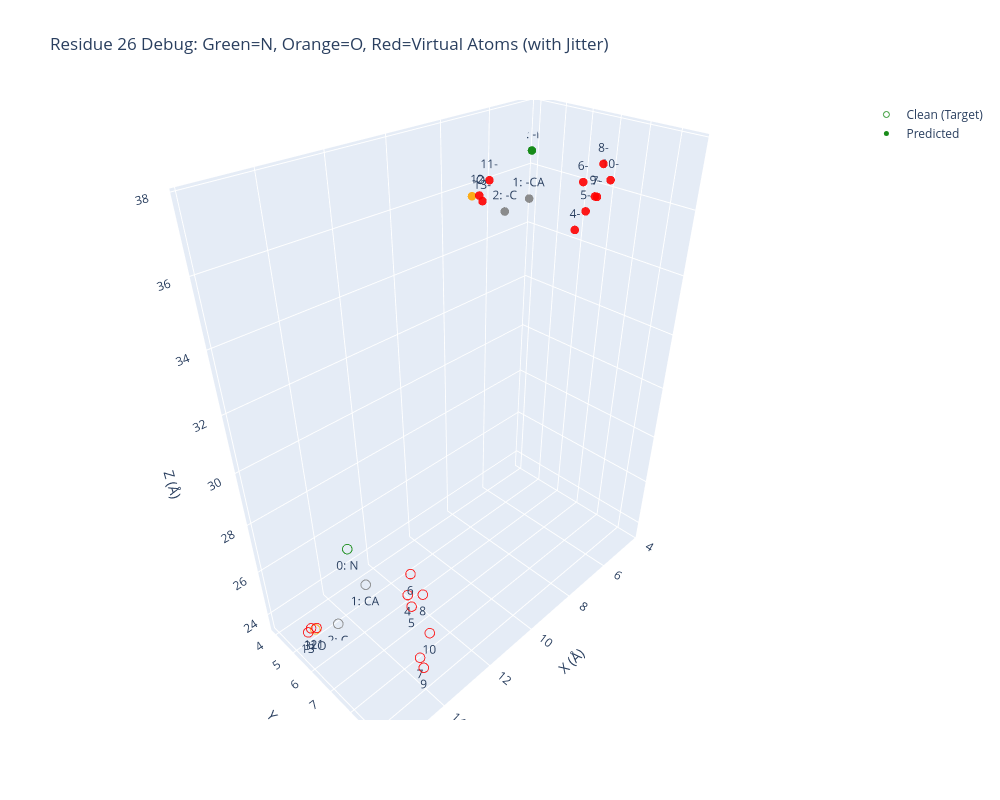

The notebook cell saved with this chart:
### Code cell
import torch
import numpy as np
import plotly.graph_objects as go

# 【新增函数：计算并打印虚拟原子到 N 和 O 的距离】
def print_virtual_atom_distances(coords_noisy: torch.Tensor, res_idx: int):
    """计算预测结构中虚拟原子(4-13)到 N(0) 和 O(3) 的欧氏距离(埃)"""
    # 获取特定残基的坐标 (注意：这里直接计算原始预测坐标，不加 jitter)
    atoms = coords_noisy[res_idx].cpu().numpy()
    
    n_coord = atoms[0]
    o_coord = atoms[3]
    
    print(f"\n=== 残基 {res_idx} 预测结构(Noisy) 虚拟原子距离分析 ===")
    print(f"{'Atom':<8} | {'Dist to N (Å)':<15} | {'Dist to O (Å)':<15}")
    print("-" * 42)
    
    for i in range(4, 14):
        v_coord = atoms[i]
        dist_to_n = np.linalg.norm(v_coord - n_coord)
        dist_to_o = np.linalg.norm(v_coord - o_coord)
        print(f"Atom {i:<3} | {dist_to_n:<15.4f} | {dist_to_o:<15.4f}")
    print("==========================================\n")


def interactive_visualize(
    coords_clean: torch.Tensor,
    coords_noisy: torch.Tensor,
    res_idx: int = 0,  
    output_html: str = None
):
    """Plotly 交互式 3D 图，用于调试 atom14 表示法中虚拟原子的空间分布"""
    
    # 提取坐标时加上 .copy()，避免原地修改影响外部数据
    clean_atoms = coords_clean[res_idx].cpu().numpy().copy()
    noisy_atoms = coords_noisy[res_idx].cpu().numpy().copy()
    
    # 【新增：添加虚伪的微小扰动】
    # 给虚拟原子（索引 4~13）加上正态分布的随机位移，以便在 3D 图中散开
    jitter_scale = 0.1  # 扰动大小 (Å)，如果还是看不清可以稍微调大
    clean_atoms[4:14] += np.random.normal(scale=jitter_scale, size=(10, 3))
    noisy_atoms[4:14] += np.random.normal(scale=jitter_scale, size=(10, 3))
    
    # 为14个原子生成悬停标签，方便你在网页上确认是哪个原子
    atom_labels = []
    for i in range(14):
        if i == 0: atom_labels.append("0: N")
        elif i == 1: atom_labels.append("1: CA")
        elif i == 2: atom_labels.append("2: C")
        elif i == 3: atom_labels.append("3: O")
        else: atom_labels.append(f"{i}")
        # else: atom_labels.append(f"{i}: Virtual/Side")

    
    atom_labels2 = []
    for i in range(14):
        if i == 0: atom_labels2.append("0: -N")
        elif i == 1: atom_labels2.append("1: -CA")
        elif i == 2: atom_labels2.append("2: -C")
        elif i == 3: atom_labels2.append("3: -O")
        else: atom_labels2.append(f"{i}-")

    # 颜色编码：N设为绿色，O设为橙色，CA/C设为灰色，虚拟原子设为红色
    marker_colors = ['green' if i==0 else 'orange' if i==3 else 'gray' if i in [1,2] else 'red' for i in range(14)]

    fig = go.Figure()
    
    # 原始/真实结构 (Clean) 
    fig.add_trace(go.Scatter3d(
        x=clean_atoms[:, 0], y=clean_atoms[:, 1], z=clean_atoms[:, 2],
        mode='markers+text',
        text=atom_labels,
        textposition="bottom center",
        name='Clean (Target)',
        marker=dict(size=6, color=marker_colors, symbol='circle-open', opacity=0.8) # 'blue'
    ))
    
    # 预测结构 (Predicted) 
    fig.add_trace(go.Scatter3d(
        x=noisy_atoms[:, 0], y=noisy_atoms[:, 1], z=noisy_atoms[:, 2],
        mode='markers+text',
        text=atom_labels2,
        textposition="top center",
        name='Predicted',
        marker=dict(size=5, color=marker_colors, opacity=0.9)
    ))
    
    fig.update_layout(
        title=f"Residue {res_idx} Debug: Green=N, Orange=O, Red=Virtual Atoms (with Jitter)",
        scene=dict(
            xaxis_title='X (Å)',
            yaxis_title='Y (Å)',
            zaxis_title='Z (Å)',
            aspectmode='data'  
        ),
        width=1000,
        height=800
    )
    
    if output_html:
        fig.write_html(output_html)
        print(f"✅ Interactive plot saved: {output_html}")
    
    fig.show()
    

# 加载文件
loaded_dict = torch.load(
    '/root/private_data/luog/codex/IgGM2/see/seefile/S0721_1784772398.pt', 
    map_location='cpu',    
    weights_only=True       
)

# 提取你想要查看的数据片段
coords_clean_segment = loaded_dict['clean'].squeeze(0).detach()[:,:,:] # clean
coords_noisy_segment = loaded_dict['pre'].squeeze(0).detach()[:,:,:] # pre 
target_res_idx = 26

# 【新增调用：在画图前打印距离信息】
print_virtual_atom_distances(
    coords_noisy=coords_noisy_segment, 
    res_idx=target_res_idx
)

# 使用示例：检查残基的预测情况
interactive_visualize(
    coords_clean = coords_clean_segment,
    coords_noisy = coords_noisy_segment,
    res_idx = target_res_idx  
)

### Figure 1 — Plotly figure (JSON) as saved in the notebook; plotly's stock layout.template omitted (floating-point values rounded to 4 significant figures)
{"data": [{"marker": {"color": ["green", "gray", "gray", "orange", "red", "red", "red", "red", "red", "red", "red", "red", "red", "red"], "opacity": 0.8, "size": 6, "symbol": "circle-open"}, "mode": "markers+text", "name": "Clean (Target)", "text": ["0: N", "1: CA", "2: C", "3: O", "4", "5", "6", "7", "8", "9", "10", "11", "12", "13"], "textposition": "bottom center", "type": "scatter3d", "x": [13.34, 13.21, 14.59, 15.54, 12.49, 13.21, 13.17, 13.98, 13.82, 14.5, 14.3, 15.52, 15.66, 15.76], "y": [4.543, 5.189, 5.401, 5.612, 6.489, 7.56, 7.551, 8.766, 8.842, 9.532, 9.628, 5.659, 5.576, 5.54], "z": [25.59, 24.28, 23.67, 24.43, 24.23, 25.17, 26.59, 24.53, 27.26, 25.3, 26.74, 24.51, 24.55, 24.41]}, {"marker": {"color": ["green", "gray", "gray", "orange", "red", "red", "red", "red", "red", "red", "red", "red", "red", "red"], "opacity": 0.9, "size": 5}, "mode": "markers+text", "name": "Predicted", "text": ["0: -N", "1: -CA", "2: -C", "3: -O", "4-", "5-", "6-", "7-", "8-", "9-", "10-", "11-", "12-", "13-"], "textposition": "top center", "type": "scatter3d", "x": [4.32, 4.992, 6.305, 6.906, 5.004, 5.165, 5.758, 5.813, 6.832, 7.019, 6.523, 6.697, 6.91, 7.064], "y": [4.031, 4.578, 4.734, 3.906, 6.481, 6.934, 7.179, 7.737, 8.54, 8.51, 8.601, 4.431, 4.223, 4.505], "z": [36.54, 35.29, 35.25, 35.67, 34.78, 35.53, 36.6, 36.33, 37.64, 36.83, 37.17, 36.24, 35.77, 35.71]}], "layout": {"height": 800, "scene": {"aspectmode": "data", "xaxis": {"title": {"text": "X (Å)"}}, "yaxis": {"title": {"text": "Y (Å)"}}, "zaxis": {"title": {"text": "Z (Å)"}}}, "title": {"text": "Residue 26 Debug: Green=N, Orange=O, Red=Virtual Atoms (with Jitter)"}, "width": 1000}}
